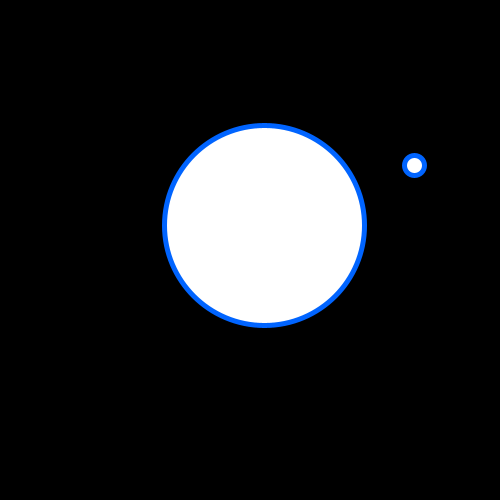
Frame 1 (no input)
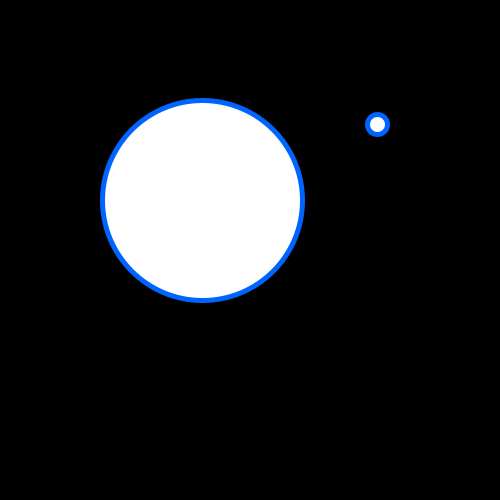
Frame 60 (the mouse pressed at the canvas centre just before this capture)
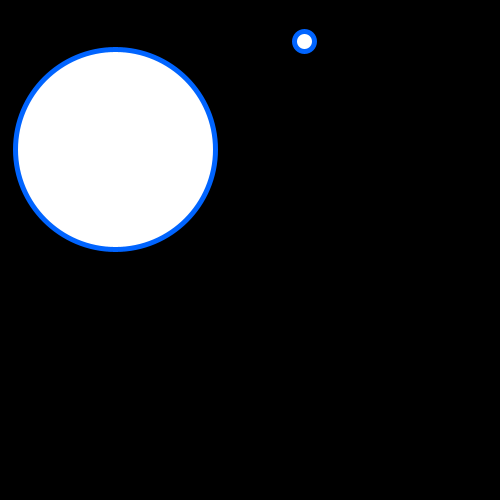
Frame 120 (the mouse held since frame 60 and released just before this capture)

The Processing sketch that drew these frames (run headless with seeded random() and noise(); from frame 60 on, the mouse is pressed at the canvas centre):

// Processing sketch: BouncingBalls
// ── BouncingBalls.pde
Ball b1, b2;
void setup() {
  size(500, 500);
  b1 = new Ball(200);
  b2 = new Ball(20);
}

void draw() {
  background(0);  
  b1.display();
  b2.display();
  b1.move();
  b2.move();
  b1.bounce(b2);
  b2.bounce(b1);
}



// ── Bouncing_ball_class.pde
class Ball {
  float x;
  float y;
  float d;
  float r;
  float xspeed;
  float yspeed;

  Ball(float td) {
    d=td;
    r=d/2;
    x=random(d, width-d);
    y=random(d, height-d);
    xspeed=random(1, 5);
    yspeed=random(1, 5);
  }
  void display() {
    fill(255);
    strokeWeight(5);
    stroke(0, 100, 255);
    ellipse(x, y, d, d);
  }
  void move() {
    x+=xspeed;
    y+=yspeed;
    if (x-r<0 || x+r>width) {
      xspeed=-xspeed;
    }
    if (y-r<0 || y+r>height) {
      yspeed=-yspeed;
    }
  }
  boolean checkCollision(Ball b) {          //This method checks to see if my object is touching another Ball object, and returns true or false
    if (dist(x, y, b.x, b.y)<r+b.r) {       //I can use this inside another method, so i can have various methods for different behaviors when touching with less work
      print("touch");                       //I use print() to make sure the method recognizes intersections as expected
      return true;                          //When you try something new, use print() like this to make sure the code is running when you think it is
    }                                    
    else {
      print("...");
      return false;
    }
  }
  void bounce(Ball b) {                     
    if (checkCollision(b)) {
      xspeed=-xspeed;
      yspeed=-yspeed;
    }
  }
}
